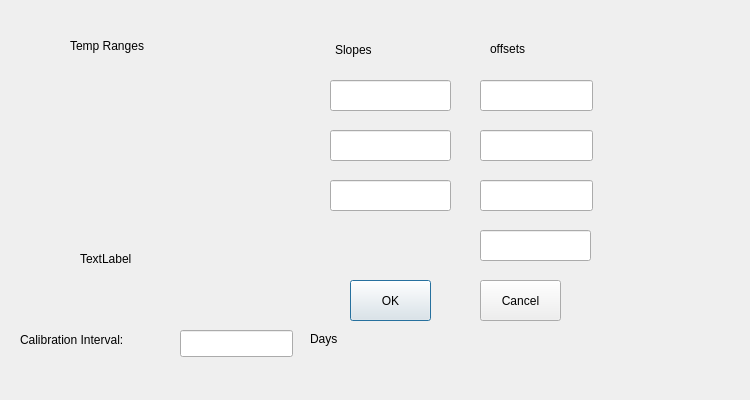
<?xml version="1.0" encoding="UTF-8"?>
<ui version="4.0">
 <class>sample_calib_form</class>
 <widget class="QDialog" name="sample_calib_form">
  <property name="geometry">
   <rect>
    <x>0</x>
    <y>0</y>
    <width>750</width>
    <height>400</height>
   </rect>
  </property>
  <property name="windowTitle">
   <string>Dialog</string>
  </property>
  <widget class="QPushButton" name="pushButton">
   <property name="geometry">
    <rect>
     <x>350</x>
     <y>280</y>
     <width>81</width>
     <height>41</height>
    </rect>
   </property>
   <property name="text">
    <string>OK</string>
   </property>
  </widget>
  <widget class="QPushButton" name="pushButton_2">
   <property name="geometry">
    <rect>
     <x>480</x>
     <y>280</y>
     <width>81</width>
     <height>41</height>
    </rect>
   </property>
   <property name="text">
    <string>Cancel</string>
   </property>
  </widget>
  <widget class="QLineEdit" name="slope1">
   <property name="geometry">
    <rect>
     <x>330</x>
     <y>80</y>
     <width>121</width>
     <height>31</height>
    </rect>
   </property>
  </widget>
  <widget class="QLineEdit" name="offset1">
   <property name="geometry">
    <rect>
     <x>480</x>
     <y>80</y>
     <width>113</width>
     <height>31</height>
    </rect>
   </property>
  </widget>
  <widget class="QLineEdit" name="slope2">
   <property name="geometry">
    <rect>
     <x>330</x>
     <y>130</y>
     <width>121</width>
     <height>31</height>
    </rect>
   </property>
  </widget>
  <widget class="QLineEdit" name="offset2">
   <property name="geometry">
    <rect>
     <x>480</x>
     <y>130</y>
     <width>113</width>
     <height>31</height>
    </rect>
   </property>
  </widget>
  <widget class="QLineEdit" name="slope3">
   <property name="geometry">
    <rect>
     <x>330</x>
     <y>180</y>
     <width>121</width>
     <height>31</height>
    </rect>
   </property>
  </widget>
  <widget class="QLineEdit" name="offset3">
   <property name="geometry">
    <rect>
     <x>480</x>
     <y>180</y>
     <width>113</width>
     <height>31</height>
    </rect>
   </property>
  </widget>
  <widget class="QLabel" name="cmp_fac1">
   <property name="geometry">
    <rect>
     <x>60</x>
     <y>80</y>
     <width>121</width>
     <height>21</height>
    </rect>
   </property>
   <property name="text">
    <string/>
   </property>
  </widget>
  <widget class="QLabel" name="cmp_fac2">
   <property name="geometry">
    <rect>
     <x>60</x>
     <y>130</y>
     <width>131</width>
     <height>21</height>
    </rect>
   </property>
   <property name="text">
    <string/>
   </property>
  </widget>
  <widget class="QLabel" name="cmp_fac3">
   <property name="geometry">
    <rect>
     <x>60</x>
     <y>190</y>
     <width>111</width>
     <height>21</height>
    </rect>
   </property>
   <property name="text">
    <string/>
   </property>
  </widget>
  <widget class="QLabel" name="label_4">
   <property name="geometry">
    <rect>
     <x>70</x>
     <y>30</y>
     <width>121</width>
     <height>31</height>
    </rect>
   </property>
   <property name="text">
    <string>Temp Ranges</string>
   </property>
  </widget>
  <widget class="QLabel" name="label_6">
   <property name="geometry">
    <rect>
     <x>335</x>
     <y>39</y>
     <width>91</width>
     <height>21</height>
    </rect>
   </property>
   <property name="text">
    <string>Slopes</string>
   </property>
  </widget>
  <widget class="QLabel" name="label_8">
   <property name="geometry">
    <rect>
     <x>490</x>
     <y>40</y>
     <width>66</width>
     <height>17</height>
    </rect>
   </property>
   <property name="text">
    <string>offsets</string>
   </property>
  </widget>
  <widget class="QLineEdit" name="offset4">
   <property name="geometry">
    <rect>
     <x>480</x>
     <y>230</y>
     <width>111</width>
     <height>31</height>
    </rect>
   </property>
  </widget>
  <widget class="QLabel" name="range4">
   <property name="geometry">
    <rect>
     <x>80</x>
     <y>250</y>
     <width>101</width>
     <height>17</height>
    </rect>
   </property>
   <property name="text">
    <string>TextLabel</string>
   </property>
  </widget>
  <widget class="QLineEdit" name="calib_interval">
   <property name="geometry">
    <rect>
     <x>180</x>
     <y>330</y>
     <width>113</width>
     <height>27</height>
    </rect>
   </property>
  </widget>
  <widget class="QLabel" name="label">
   <property name="geometry">
    <rect>
     <x>20</x>
     <y>330</y>
     <width>151</width>
     <height>20</height>
    </rect>
   </property>
   <property name="text">
    <string>Calibration Interval:</string>
   </property>
  </widget>
  <widget class="QLabel" name="label_2">
   <property name="geometry">
    <rect>
     <x>310</x>
     <y>330</y>
     <width>66</width>
     <height>17</height>
    </rect>
   </property>
   <property name="text">
    <string>Days</string>
   </property>
  </widget>
  <widget class="QLabel" name="label_3">
   <property name="geometry">
    <rect>
     <x>90</x>
     <y>370</y>
     <width>441</width>
     <height>17</height>
    </rect>
   </property>
   <property name="palette">
    <palette>
     <active>
      <colorrole role="WindowText">
       <brush brushstyle="SolidPattern">
        <color alpha="255">
         <red>255</red>
         <green>0</green>
         <blue>0</blue>
        </color>
       </brush>
      </colorrole>
     </active>
     <inactive>
      <colorrole role="WindowText">
       <brush brushstyle="SolidPattern">
        <color alpha="255">
         <red>255</red>
         <green>0</green>
         <blue>0</blue>
        </color>
       </brush>
      </colorrole>
     </inactive>
     <disabled>
      <colorrole role="WindowText">
       <brush brushstyle="SolidPattern">
        <color alpha="255">
         <red>159</red>
         <green>158</green>
         <blue>158</blue>
        </color>
       </brush>
      </colorrole>
     </disabled>
    </palette>
   </property>
   <property name="text">
    <string/>
   </property>
  </widget>
 </widget>
 <resources/>
 <connections/>
</ui>
